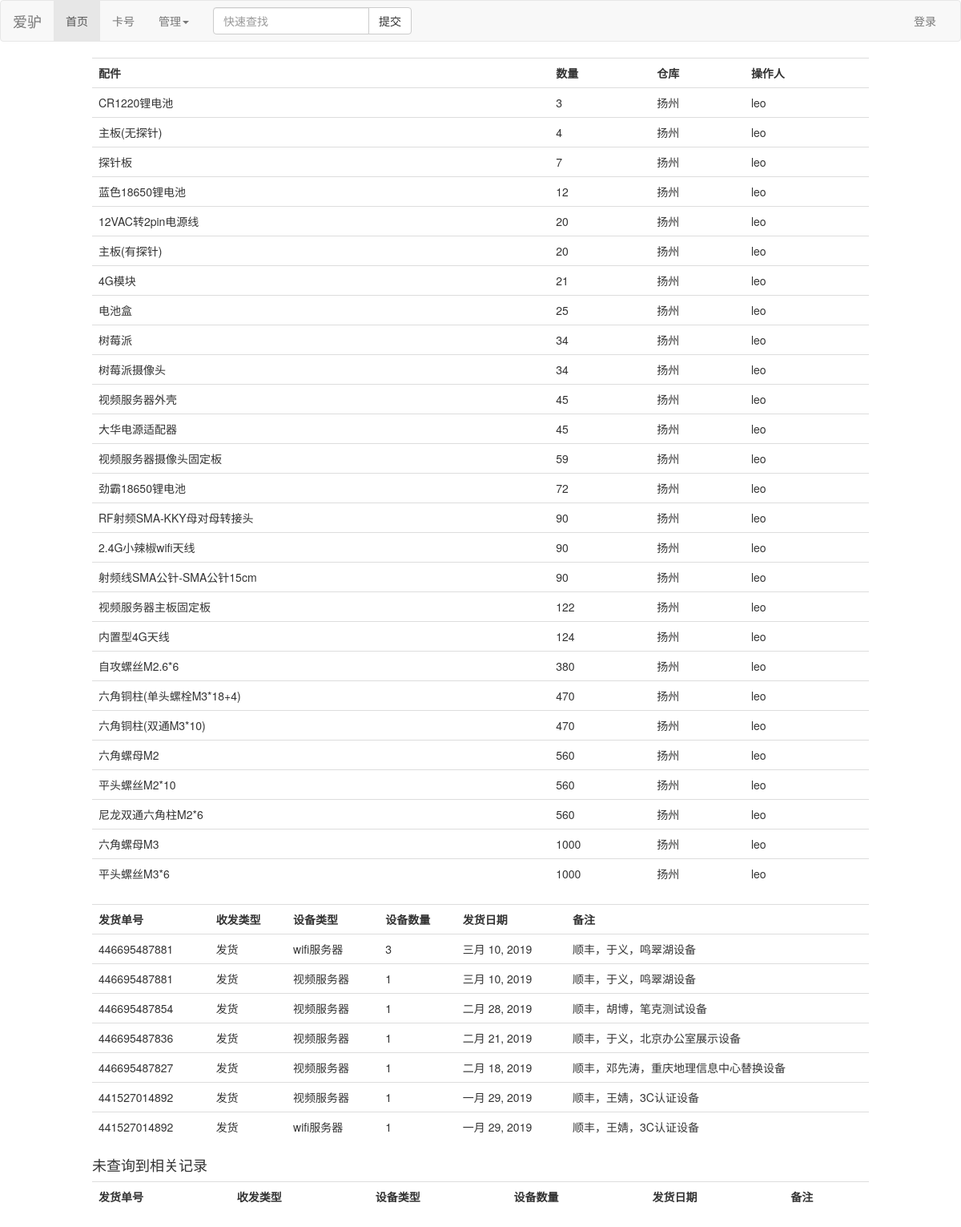
The app's page /, older data.
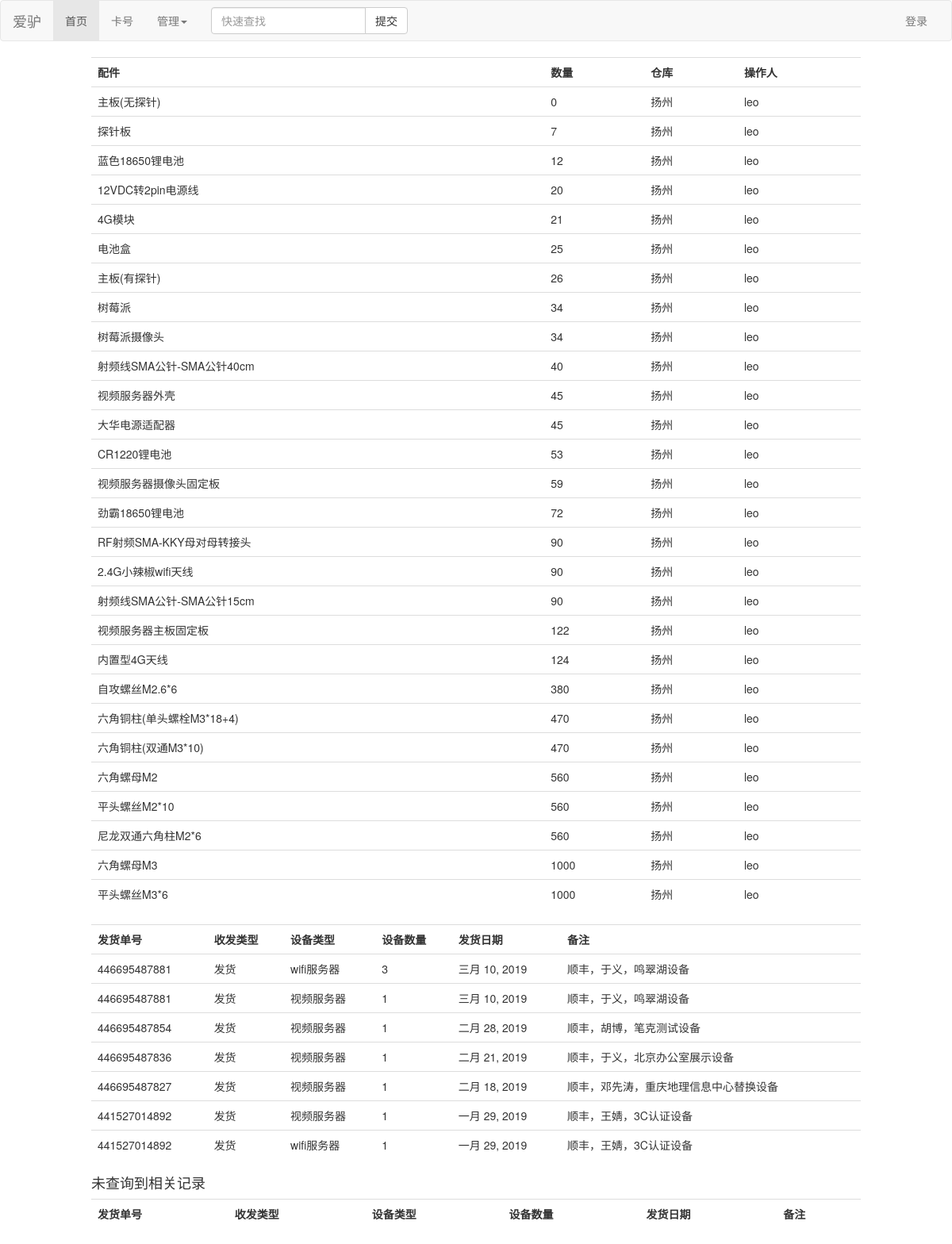
The same page, newer data.
### store/models.py (models this page shows, shortened)
class Item(models.Model):
    CHOICES = (('YZ', '扬州'), ('BJ', '北京'), ('CQ', '重庆'))
    name = models.CharField(max_length=30, verbose_name='配件名')
    qty = models.IntegerField(verbose_name='数量')
    city = models.CharField(max_length=8, choices=CHOICES, verbose_name='城市')
    who_does = models.ForeignKey(User, on_delete=models.DO_NOTHING, verbose_name='操作人')
    note = models.CharField(max_length=128, verbose_name='备注')
    modify_date = models.DateTimeField(auto_now=True, verbose_name='修改日期')
    class Meta:
        verbose_name = "配件"
        verbose_name_plural = verbose_name
        ordering=['qty']

class PostManage(models.Model):
    SERVERTYPES = (('wifi', 'wifi服务器'), ('video', '视频服务器'))
    SENDORRECEIVE = (('send', '发货'), ('receive', '回收'))
    post_num = models.CharField(max_length=12, verbose_name='单号')
    post_date = models.DateField(verbose_name='发货日期')
    post_type = models.CharField(max_length=8, choices=SENDORRECEIVE, default='send', verbose_name='收寄类型')
    server_type = models.CharField(max_length=20, choices=SERVERTYPES, verbose_name='型号')
    server_num = models.IntegerField(verbose_name='数量')
    note_text = models.CharField(max_length=128, verbose_name='备注')
    class Meta:
        verbose_name = '发货记录'
        verbose_name_plural = verbose_name
        ordering = ('-post_date',)

### store/views.py (the view)
# urls.py: path('', views.show, name='show'),
def show(request):
    items = Item.objects.all()
    postmanage_sends = PostManage.objects.filter(post_type='send')
    postmanage_receives = PostManage.objects.filter(post_type='receive')
    context = {
        'items': items,
        'postmanage_sends': postmanage_sends,
        'postmanage_receives': postmanage_receives,
    }
    return render(request, 'store/list.html', context)

### store/templates/store/list.html
{% extends 'base.html' %}
{% block content %}
<table class="table">
    <tr>
        <th>配件</th>
        <th>数量</th>
        <th>仓库</th>
        <th>操作人</th>
    </tr>
    {% for item in items %}
        <tr>
            <td>{{ item.name }}</td>
            <td>{{ item.qty }}</td>
            <td>{{ item.get_city_display }}</td>
            <td>{{ item.who_does }}</td>
        </tr>
    {% empty %}
        <h4>未查询到相关记录</h4>
    {% endfor%}
</table>
{% endblock %}
{% block postmanage %}
<table class="table">
    <tr>
        <th>发货单号</th>
        <th>收发类型</th>
        <th>设备类型</th>
        <th>设备数量</th>
        <th>发货日期</th>
        <th>备注</th>
    </tr>
    {% for pm in postmanage_sends %}
        <tr>
            <td>{{ pm.post_num }}</td>
            <td>{{ pm.get_post_type_display }}</td>
            <td>{{ pm.get_server_type_display }}</td>
            <td>{{ pm.server_num }}</td>
            <td>{{ pm.post_date }}</td>
            <td>{{ pm.note_text }}</td>
        </tr>
    {% empty %}
        <h4>未查询到相关记录</h4>
    {% endfor%}
</table>
<table class="table">
    <tr>
        <th>发货单号</th>
        <th>收发类型</th>
        <th>设备类型</th>
        <th>设备数量</th>
        <th>发货日期</th>
        <th>备注</th>
    </tr>
    {% for pm in postmanage_receives %}
        <tr>
            <td>{{ pm.post_num }}</td>
            <td>{{ pm.get_post_type_display }}</td>
            <td>{{ pm.get_server_type_display }}</td>
            <td>{{ pm.server_num }}</td>
            <td>{{ pm.post_date }}</td>
            <td>{{ pm.note_text }}</td>
        </tr>
    {% empty %}
        <h4>未查询到相关记录</h4>
    {% endfor%}
</table>
{% endblock %}

Row changes from the older to the newer data that the page shows:
changed Item "主板(无探针)": qty "4" → "0"
changed Item: name "12VAC转2pin电源线" → "12VDC转2pin电源线"
changed Item "主板(有探针)": qty "20" → "26"; moves down the list
added Item: name "射频线SMA公针-SMA公针40cm", qty "40", city "扬州", who_does "leo"
changed Item "CR1220锂电池": qty "3" → "53"; moves down the list
